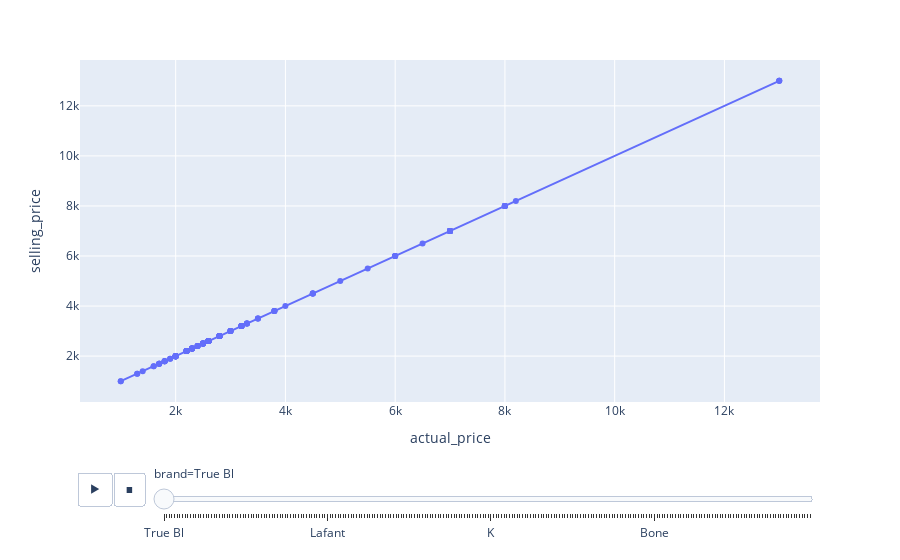

Source (notebook cell):
### Code cell
fig = px.scatter(high_selling_price_df,y ='selling_price',x='actual_price',
                 hover_name = 'title', trendline='ols',
                animation_frame='brand',animation_group='title')
fig
